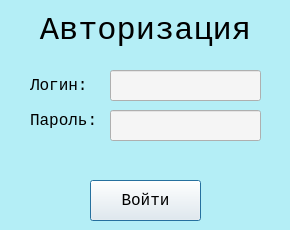
<?xml version="1.0" encoding="UTF-8"?>
<ui version="4.0">
 <class>Auth</class>
 <widget class="QDialog" name="Auth">
  <property name="geometry">
   <rect>
    <x>0</x>
    <y>0</y>
    <width>290</width>
    <height>230</height>
   </rect>
  </property>
  <property name="windowTitle">
   <string>Авторизация</string>
  </property>
  <property name="styleSheet">
   <string notr="true">background-color: rgb(180, 238, 246)</string>
  </property>
  <widget class="QPushButton" name="login">
   <property name="geometry">
    <rect>
     <x>90</x>
     <y>180</y>
     <width>111</width>
     <height>41</height>
    </rect>
   </property>
   <property name="font">
    <font>
     <family>Lucida Console</family>
     <pointsize>-1</pointsize>
    </font>
   </property>
   <property name="styleSheet">
    <string notr="true">font-size: 16px;
background-color: rgb(245, 245, 245)</string>
   </property>
   <property name="text">
    <string>Войти</string>
   </property>
  </widget>
  <widget class="QLineEdit" name="loginfield">
   <property name="geometry">
    <rect>
     <x>110</x>
     <y>70</y>
     <width>151</width>
     <height>31</height>
    </rect>
   </property>
   <property name="font">
    <font>
     <family>Lucida Console</family>
     <pointsize>-1</pointsize>
     <weight>50</weight>
     <italic>false</italic>
     <bold>false</bold>
    </font>
   </property>
   <property name="styleSheet">
    <string notr="true">font-size: 16px;
font: &quot;Sitka Text&quot;;
background-color: rgb(245, 245, 245)</string>
   </property>
   <property name="text">
    <string/>
   </property>
  </widget>
  <widget class="QLineEdit" name="passwordfield">
   <property name="geometry">
    <rect>
     <x>110</x>
     <y>110</y>
     <width>151</width>
     <height>31</height>
    </rect>
   </property>
   <property name="font">
    <font>
     <family>Lucida Console</family>
     <pointsize>-1</pointsize>
     <weight>50</weight>
     <italic>false</italic>
     <bold>false</bold>
    </font>
   </property>
   <property name="styleSheet">
    <string notr="true">font-size: 16px;
font: &quot;Sitka Text&quot;;
background-color: rgb(245, 245, 245)</string>
   </property>
   <property name="text">
    <string/>
   </property>
   <property name="echoMode">
    <enum>QLineEdit::Password</enum>
   </property>
  </widget>
  <widget class="QLabel" name="label">
   <property name="geometry">
    <rect>
     <x>30</x>
     <y>70</y>
     <width>71</width>
     <height>31</height>
    </rect>
   </property>
   <property name="font">
    <font>
     <family>Lucida Console</family>
     <pointsize>-1</pointsize>
     <weight>50</weight>
     <italic>false</italic>
     <bold>false</bold>
    </font>
   </property>
   <property name="styleSheet">
    <string notr="true">color: rgb(0, 0, 0);
font-size: 16px;
font: &quot;Yu Gothic UI Semibold&quot;;</string>
   </property>
   <property name="text">
    <string>Логин:</string>
   </property>
  </widget>
  <widget class="QLabel" name="label_2">
   <property name="geometry">
    <rect>
     <x>30</x>
     <y>110</y>
     <width>71</width>
     <height>21</height>
    </rect>
   </property>
   <property name="font">
    <font>
     <family>Lucida Console</family>
     <pointsize>-1</pointsize>
     <weight>50</weight>
     <italic>false</italic>
     <bold>false</bold>
    </font>
   </property>
   <property name="styleSheet">
    <string notr="true">color: rgb(0, 0, 0);
font-size: 16px;
font: &quot;Yu Gothic UI Semibold&quot;;</string>
   </property>
   <property name="text">
    <string>Пароль:</string>
   </property>
  </widget>
  <widget class="QLabel" name="label_3">
   <property name="geometry">
    <rect>
     <x>0</x>
     <y>10</y>
     <width>291</width>
     <height>41</height>
    </rect>
   </property>
   <property name="font">
    <font>
     <family>Lucida Console</family>
     <pointsize>-1</pointsize>
     <weight>50</weight>
     <italic>false</italic>
     <bold>false</bold>
    </font>
   </property>
   <property name="styleSheet">
    <string notr="true">color: rgb(0, 0, 0);
font-size: 32px;
font: &quot;Arial Black&quot;;</string>
   </property>
   <property name="text">
    <string>Авторизация</string>
   </property>
   <property name="alignment">
    <set>Qt::AlignCenter</set>
   </property>
  </widget>
  <widget class="QLabel" name="error">
   <property name="geometry">
    <rect>
     <x>0</x>
     <y>150</y>
     <width>291</width>
     <height>21</height>
    </rect>
   </property>
   <property name="font">
    <font>
     <family>Lucida Console</family>
     <pointsize>-1</pointsize>
     <weight>50</weight>
     <italic>false</italic>
     <bold>false</bold>
    </font>
   </property>
   <property name="styleSheet">
    <string notr="true">color: red;
font-size: 16px;
font: &quot;Sitka Text&quot;;</string>
   </property>
   <property name="text">
    <string/>
   </property>
   <property name="alignment">
    <set>Qt::AlignCenter</set>
   </property>
  </widget>
 </widget>
 <resources/>
 <connections/>
</ui>
